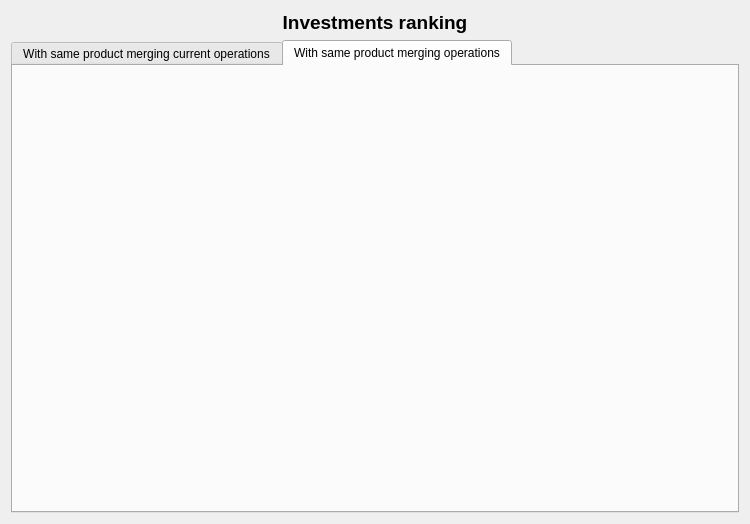
<?xml version="1.0" encoding="UTF-8"?>
<ui version="4.0">
 <class>wdgInvestmentsRanking</class>
 <widget class="QWidget" name="wdgInvestmentsRanking">
  <property name="geometry">
   <rect>
    <x>0</x>
    <y>0</y>
    <width>750</width>
    <height>524</height>
   </rect>
  </property>
  <layout class="QHBoxLayout" name="horizontalLayout">
   <item>
    <layout class="QVBoxLayout" name="verticalLayout">
     <item>
      <widget class="QLabel" name="lbl">
       <property name="font">
        <font>
         <pointsize>14</pointsize>
         <weight>75</weight>
         <bold>true</bold>
        </font>
       </property>
       <property name="text">
        <string>Investments ranking</string>
       </property>
       <property name="alignment">
        <set>Qt::AlignCenter</set>
       </property>
      </widget>
     </item>
     <item>
      <widget class="QTabWidget" name="tab">
       <property name="contextMenuPolicy">
        <enum>Qt::CustomContextMenu</enum>
       </property>
       <property name="currentIndex">
        <number>1</number>
       </property>
       <widget class="QWidget" name="tab_">
        <attribute name="icon">
         <iconset resource="../images/xulpymoney.qrc">
          <normaloff>:/xulpymoney/crown.png</normaloff>:/xulpymoney/crown.png</iconset>
        </attribute>
        <attribute name="title">
         <string>With same product merging current operations</string>
        </attribute>
        <layout class="QHBoxLayout" name="horizontalLayout_3">
         <item>
          <widget class="myQTableWidget" name="mqtwCurrentOperations" native="true"/>
         </item>
        </layout>
       </widget>
       <widget class="QWidget" name="tab_2">
        <attribute name="icon">
         <iconset resource="../images/xulpymoney.qrc">
          <normaloff>:/xulpymoney/crown.png</normaloff>:/xulpymoney/crown.png</iconset>
        </attribute>
        <attribute name="title">
         <string>With same product merging operations</string>
        </attribute>
        <layout class="QHBoxLayout" name="horizontalLayout_2">
         <item>
          <widget class="myQTableWidget" name="mqtwOperations" native="true"/>
         </item>
        </layout>
       </widget>
      </widget>
     </item>
    </layout>
   </item>
  </layout>
  <action name="actionSameProduct">
   <property name="icon">
    <iconset resource="../images/xulpymoney.qrc">
     <normaloff>:/xulpymoney/bundle.png</normaloff>:/xulpymoney/bundle.png</iconset>
   </property>
   <property name="text">
    <string>Same product Investments merging current operations</string>
   </property>
   <property name="toolTip">
    <string>Same product Investments merging current operations</string>
   </property>
  </action>
  <action name="actionSameProductFIFO">
   <property name="icon">
    <iconset resource="../images/xulpymoney.qrc">
     <normaloff>:/xulpymoney/bundle.png</normaloff>:/xulpymoney/bundle.png</iconset>
   </property>
   <property name="text">
    <string>Same product Investments merging operations</string>
   </property>
   <property name="toolTip">
    <string>Same product Investments merging operations</string>
   </property>
  </action>
  <action name="actionProduct">
   <property name="icon">
    <iconset resource="../images/xulpymoney.qrc">
     <normaloff>:/xulpymoney/books.png</normaloff>:/xulpymoney/books.png</iconset>
   </property>
   <property name="text">
    <string>Product report</string>
   </property>
   <property name="toolTip">
    <string>Product report</string>
   </property>
  </action>
 </widget>
 <customwidgets>
  <customwidget>
   <class>myQTableWidget</class>
   <extends>QWidget</extends>
   <header location="global">myqtablewidget</header>
   <container>1</container>
  </customwidget>
 </customwidgets>
 <resources>
  <include location="../images/xulpymoney.qrc"/>
  <include location="../images/xulpymoney.qrc"/>
 </resources>
 <connections/>
</ui>
